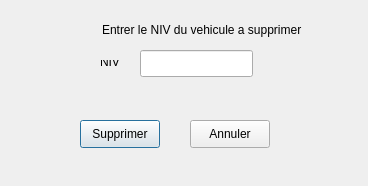
<?xml version="1.0" encoding="UTF-8"?>
<ui version="4.0">
 <class>supprimerGUIClass</class>
 <widget class="QDialog" name="supprimerGUIClass">
  <property name="geometry">
   <rect>
    <x>0</x>
    <y>0</y>
    <width>368</width>
    <height>186</height>
   </rect>
  </property>
  <property name="windowTitle">
   <string>supprimerGUI</string>
  </property>
  <widget class="QPushButton" name="OK">
   <property name="geometry">
    <rect>
     <x>80</x>
     <y>120</y>
     <width>80</width>
     <height>28</height>
    </rect>
   </property>
   <property name="text">
    <string>Supprimer</string>
   </property>
  </widget>
  <widget class="QPushButton" name="Annuler">
   <property name="geometry">
    <rect>
     <x>190</x>
     <y>120</y>
     <width>80</width>
     <height>28</height>
    </rect>
   </property>
   <property name="text">
    <string>Annuler</string>
   </property>
  </widget>
  <widget class="QLabel" name="label">
   <property name="geometry">
    <rect>
     <x>100</x>
     <y>60</y>
     <width>53</width>
     <height>17</height>
    </rect>
   </property>
   <property name="text">
    <string>NIV
</string>
   </property>
  </widget>
  <widget class="QLabel" name="label_2">
   <property name="geometry">
    <rect>
     <x>102</x>
     <y>20</y>
     <width>221</width>
     <height>20</height>
    </rect>
   </property>
   <property name="text">
    <string>Entrer le NIV du vehicule a supprimer</string>
   </property>
  </widget>
  <widget class="QLineEdit" name="NIV">
   <property name="geometry">
    <rect>
     <x>140</x>
     <y>50</y>
     <width>113</width>
     <height>27</height>
    </rect>
   </property>
  </widget>
 </widget>
 <layoutdefault spacing="6" margin="11"/>
 <resources/>
 <connections>
  <connection>
   <sender>Annuler</sender>
   <signal>clicked()</signal>
   <receiver>supprimerGUIClass</receiver>
   <slot>close()</slot>
   <hints>
    <hint type="sourcelabel">
     <x>229</x>
     <y>133</y>
    </hint>
    <hint type="destinationlabel">
     <x>183</x>
     <y>92</y>
    </hint>
   </hints>
  </connection>
  <connection>
   <sender>OK</sender>
   <signal>clicked()</signal>
   <receiver>supprimerGUIClass</receiver>
   <slot>validerSuppression()</slot>
   <hints>
    <hint type="sourcelabel">
     <x>119</x>
     <y>133</y>
    </hint>
    <hint type="destinationlabel">
     <x>183</x>
     <y>92</y>
    </hint>
   </hints>
  </connection>
 </connections>
 <slots>
  <slot>validerSuppression()</slot>
 </slots>
</ui>
